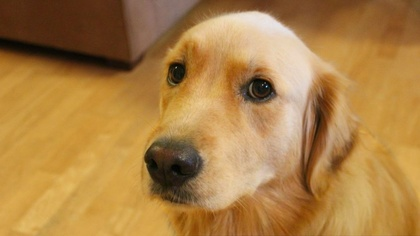
%> input picture Exercise/2017.10.31_Exercise_02/dog.jpg, 420 x 236 px, shrunk from 1280 x 720 before the run
$ octave --eval "result = integration_CPBD(imread('../../../Exercise/2017.10.31_Exercise_02/dog.jpg'));"   (GNU Octave 9; MATLAB toolbox functions it lacks are replaced by stand-ins)
%> lines starting %> are read from the running program, lines starting %| are printed output that depends on the picture; in (x1, y1, x2, y2) boxes, pixels count from 0 and x2, y2 are one past the last pixel; in counts of white or black regions, pixels touching at a corner belong together; the program's own positions count from 1
### Final_Project/Matlab Code/CPBD/CPBD_compute.m
%=====================================================================
% File: CPBD_compute.m
% Original code written by Niranjan D. Narvekar
% IVU Lab (http://ivulab.asu.edu)
% Last Revised: October 2009 by Niranjan D. Narvekar
%=====================================================================
% Copyright Notice:
% Copyright (c) 2009-2010 Arizona Board of Regents.
% All Rights Reserved.
% Contact: Lina Karam (karam@asu.edu) and Niranjan D. Narvekar (nnarveka@asu.edu)
% Image, Video, and Usabilty (IVU) Lab, ivulab.asu.edu
% Arizona State University
% This copyright statement may not be removed from this file or from
% modifications to this file.
% This copyright notice must also be included in any file or product
% that is derived from this source file.
%
% Redistribution and use of this code in source and binary forms,
% with or without modification, are permitted provided that the
% following conditions are met:
% - Redistribution's of source code must retain the above copyright
% notice, this list of conditions and the following disclaimer.
% - Redistribution's in binary form must reproduce the above copyright
% notice, this list of conditions and the following disclaimer in the
% documentation and/or other materials provided with the distribution.
% - The Image, Video, and Usability Laboratory (IVU Lab,
% http://ivulab.asu.edu) is acknowledged in any publication that
% reports research results using this code, copies of this code, or
% modifications of this code.
% The code and our papers are to be cited in the bibliography as:
%
% The code and our papers are to be cited in the bibliography as:
%
% N.D. Narvekar and L. J. Karam, "CPBD Sharpness Metric Software",
% http://ivulab.asu.edu/Quality/CPBD
%
% N.D. Narvekar and L. J. Karam, "A No-Reference Perceptual Image Sharpness
% Metric Based on a Cumulative Probability of Blur Detection,"
% International Workshop on Quality of Multimedia Experience (QoMEX 2009),
% pp. 87-91, July 2009.
%
% N. D. Narvekar and L. J. Karam, "An Improved No-Reference Sharpness Metric Based on the
% Probability of Blur Detection," International Workshop on Video Processing and Quality Metrics
% for Consumer Electronics (VPQM), http://www.vpqm.org, January 2010.
%
% DISCLAIMER:
% This software is provided by the copyright holders and contributors
% "as is" and any express or implied warranties, including, but not
% limited to, the implied warranties of merchantability and fitness for
% a particular purpose are disclaimed. In no event shall the Arizona
% Board of Regents, Arizona State University, IVU Lab members, or
% contributors be liable for any direct, indirect, incidental, special,
% exemplary, or consequential damages (including, but not limited to,
% procurement of substitute goods or services; loss of use, data, or
% profits; or business interruption) however caused and on any theory
% of liability, whether in contract, strict liability, or tort
% (including negligence or otherwise) arising in any way out of the use
% of this software, even if advised of the possibility of such damage.
%

%%%%%%%%%%%%%%%%%%%%%%%%%%%%%%%%%%%%%%%%%%%%%%%%%%%%%%%%%%%%%%%%%%%%%%%%%%%
% function      : CPBD_compute
% description   : This function computes the CPBD metric which determines
%                 the amount of sharpness of the image. Larger the metric
%                 value, sharper the image.
%%%%%%%%%%%%%%%%%%%%%%%%%%%%%%%%%%%%%%%%%%%%%%%%%%%%%%%%%%%%%%%%%%%%%%%%%%%

function [sharpness_metric] = CPBD_compute(input_image)

%%%%%%%%%%%% pre-processing %%%%%%%%%%%%
% convert to gray scale if color image
[x y z] = size(input_image);
if z > 1
    input_image = rgb2gray(input_image);
end
% convert the image to double for further processing
input_image = double(input_image);
% get the size of image
[m,n] = size(input_image);

%%%%%%%%%%%% parameters %%%%%%%%%%%%
% threshold to characterize blocks as edge/non-edge blocks
threshold = 0.002;
% fitting parameter
beta = 3.6;
% block size
rb = 64;
rc = 64;
% maximum block indices
max_blk_row_idx = floor(m/rb);
max_blk_col_idx = floor(n/rc);
% just noticeable widths based on the perceptual experiments
%widthjnb = [5*ones(1,57) 3*ones(1,200)];
widthjnb = [5*ones(1,51) 3*ones(1,205)];

%%%%%%%%%%%% initialization %%%%%%%%%%%%
% arrays and variables used during the calculations
total_num_edges = 0;
hist_pblur = zeros(1,101);
cum_hist = zeros(1,101);

%%%%%%%%%%%% edge detection %%%%%%%%%%%%
% edge detection using canny and sobel canny edge detection is done to
% classify the blocks as edge or non-edge blocks and sobel edge
% detection is done for the purpose of edge width measurement.

input_image_canny_edge = edge(input_image,'canny');
input_image_sobel_edge = edge(input_image,'Sobel',[2],'vertical');

%%%%%%%%%%%% edge width calculation %%%%%%%%%%%%
[width] = marziliano_method(input_image_sobel_edge, input_image);

%%%%%%%%%%%% sharpness metric calculation %%%%%%%%%%%%
% loop over the blocks
for i=1:max_blk_row_idx
    for j=1:max_blk_col_idx

        % get the row and col indices for the block pixel positions
        rows = (rb*(i-1)+1):(rb*i);
        cols = (rc*(j-1)+1):(rc*j);
        % decide whether the block is an edge block or not
        decision = get_edge_blk_decision(input_image_canny_edge(rows,cols), threshold);

        % process the edge blocks
        if (decision==1)

            % get the edge widths of the detected edges for the block
            local_width = width(rows,cols);
            local_width = local_width(local_width ~= 0);

            % find the contrast for the block
            blk_contrast = blkproc(double(input_image(rows,cols)),[rb rc],@get_contrast_block)+1;
            % get the block Wjnb based on block contrast
            blk_jnb = widthjnb(blk_contrast);
            % calculate the probability of blur detection at the edges
            % detected in the block
            prob_blur_detection = 1 - exp(-abs(local_width./blk_jnb).^beta);

            % update the statistics using the block information
            for k = 1:numel(local_width)
                % update the histogram
                temp_index = round(prob_blur_detection(k)* 100) + 1;
                hist_pblur(temp_index) = hist_pblur(temp_index) + 1;
                % update the total number of edges detected
                total_num_edges = total_num_edges + 1;
            end
        end
    end
end

% normalize the pdf
if(total_num_edges ~=0)
    hist_pblur = hist_pblur / total_num_edges;
else
    hist_pblur = zeros(size(hist_pblur));
end

% calculate the sharpness metric
sharpness_metric = sum(hist_pblur(1:64));


%%%%%%%%%%%%%%%%%%%%%%%%%%%%%%%%%%%%%%%%%%%%%%%%%%%%%%%%%%%%%%%%%%%%%%%%%%%
% function      : marziliano_method
% description   : This function calculates the edge-widths of the detected
%                 edges and returns an matrix as big as the image with 0's
%                 at non-edge locations and edge-widths at the edge
%                 locations.
%%%%%%%%%%%%%%%%%%%%%%%%%%%%%%%%%%%%%%%%%%%%%%%%%%%%%%%%%%%%%%%%%%%%%%%%%%%

function [edge_width_map] = marziliano_method(E, A)

% edge_width_map consists of zero and non-zero values. A zero value
% indicates that there is no edge at that position and a non-zero value
% indicates that there is an edge at that position and the value itself
% gives the edge width
edge_width_map = zeros(size(A));

% converting the image to type double
A = double(A);

% find the gradient for the image
[Gx Gy] = gradient(A);

% dimensions of the image
[M N] = size(A);

% initializing the matrix to empty which holds the angle information of the
% edges
angle_A = [];

% calculate the angle of the edges
 for m=1:M
     for n=1:N
            if (Gx(m,n)~=0)
                angle_A(m,n) = atan2(Gy(m,n),Gx(m,n))*(180/pi); % in degrees
            end
            if (Gx(m,n)==0 && Gy(m,n)==0)
                angle_A(m,n) = 0;
            end
            if (Gx(m,n)==0 && Gy(m,n)==pi/2)
              angle_A(m,n) = 90;
            end
     end
 end


if(numel(angle_A) ~= 0)

    % quantize the angle
    angle_Arnd = 45*round(angle_A./45);

    count = 0;
    for m=2:M-1
        for n=2:N-1
            if (E(m,n)==1)

                %%%%%%%%%%%%%%%%%%%% If gradient angle = 180 or -180 %%%%%%%%%%%%%%%%%%%%%%
                if (angle_Arnd(m,n) ==180 || angle_Arnd(m,n) ==-180)
                    count = count + 1;
                    for k=0:100
                        posy1 = n-1 -k;
                        posy2 = n-2 -k;
                        if ( posy2<=0)
                            break;
                        end

                        if ((A(m,posy2) - A(m,posy1))<=0)
                            break;
                        end
                    end
                    width_count_side1 = k + 1 ;
                    for k=0:100
                        negy1 = n+1 + k;
                        negy2 = n+2 + k;

                        if (negy2>N)
                            break;
                        end

                        if ((A(m,negy2) - A(m,negy1))>=0)
                            break;
                        end

                    end
                    width_count_side2 = k + 1 ;

                    edge_width_map(m,n) = width_count_side1+width_count_side2;

                end


                %%%%%%%%%%%%%%%%%%%% If gradient angle = 0 %%%%%%%%%%%%%%%%%%%%%%
                if (angle_Arnd(m,n) ==0)
                    count = count + 1;
                    for k=0:100
                        posy1 = n+1 +k;
                        posy2 = n+2 +k;
                        if ( posy2>N)
                            break;
                        end

                        if ((A(m,posy2) - A(m,posy1))<=0)
                            break;
                        end
                    end
                    width_count_side1 = k + 1 ;
                    for k=0:100
                        negy1 = n-1 - k;
                        negy2 = n-2 - k;

                        if (negy2<=0)
                            break;
                        end

                        if ((A(m,negy2) - A(m,negy1))>=0)
                            break;
                        end

                    end
                    width_count_side2 = k + 1 ;
                    edge_width_map(m,n) = width_count_side1+width_count_side2;
                end

            end
        end
    end
end


%%%%%%%%%%%%%%%%%%%%%%%%%%%%%%%%%%%%%%%%%%%%%%%%%%%%%%%%%%%%%%%%%%%%%%%%%%%
% function      : get_edge_blk_decision
% description   : Gives a decision whether the block is edge block or not.
%%%%%%%%%%%%%%%%%%%%%%%%%%%%%%%%%%%%%%%%%%%%%%%%%%%%%%%%%%%%%%%%%%%%%%%%%%%

% [6 lines left out: function get_edge_blk_decision, not called in this run]


%%%%%%%%%%%%%%%%%%%%%%%%%%%%%%%%%%%%%%%%%%%%%%%%%%%%%%%%%%%%%%%%%%%%%%%%%%%
% function      : get_contrast_block
% description   : Returns the contrast of the block.
%%%%%%%%%%%%%%%%%%%%%%%%%%%%%%%%%%%%%%%%%%%%%%%%%%%%%%%%%%%%%%%%%%%%%%%%%%%

% [6 lines left out: function get_contrast_block, not called in this run]

### Final_Project/Matlab Code/CPBD/integration_CPBD.m
function output = integration_CPBD(input)
    input_g1 = imgaussfilt(input, 0.4);
    input_g2 = imgaussfilt(input, 0.8);
    input_g3 = imgaussfilt(input, 1.2);
    input_g4 = imgaussfilt(input, 1.6);
    input_g5 = imgaussfilt(input, 2.0);
    input_g6 = imgaussfilt(input, 2.4);
    input_g7 = imgaussfilt(input, 2.8);
    input_g8 = imgaussfilt(input, 3.2);
    input_g9 = imgaussfilt(input, 3.6);
    input_g10 = imgaussfilt(input, 4.0);

    CPBD = CPBD_compute(uint8(input));
%> in CPBD_compute, `input_image = rgb2gray(input_image);`:
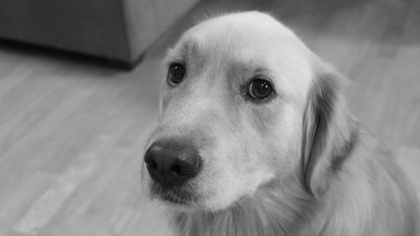
%> input_image: size 236x420 uint8; min 1, max 231, mean 135
%> in CPBD_compute, `input_image_canny_edge = edge(input_image,'canny');`:
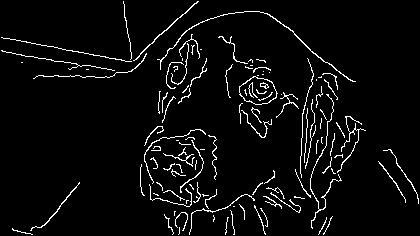
%> input_image_canny_edge: size 236x420 logical; 4.5% white in thin lines or dots
%> in CPBD_compute, `input_image_sobel_edge = edge(input_image,'Sobel',[2],'vertical');`: input_image_sobel_edge: size 236x420 logical; 12.5% white in thin lines or dots
%> after the loop in marziliano_method, `for m=2:M-1`: count = 5683; negy1 = 394; negy2 = 395; posy1 = 389; posy2 = 388; width_count_side1 = 2; width_count_side2 = 3
%> after the loop in CPBD_compute, `for i=1:max_blk_row_idx`: blk_contrast = 131; blk_jnb = 3; hist_pblur = 101 values, max 1564 at index 101, min 0 at index 1, mean 39.01; local_width = 394 values, max 18 at index 172, min 2 at index 7, mean 6.4; prob_blur_detection = 394 values, max 1 at index 2, min 0.207 at index 7, mean 0.849; temp_index = 95; total_num_edges = 3940
%> in CPBD_compute, `hist_pblur = hist_pblur / total_num_edges;`: hist_pblur = 101 values, max 0.397 at index 101, min 0 at index 1, mean 0.0099
%> in CPBD_compute, `sharpness_metric = sum(hist_pblur(1:64));`: sharpness_metric = 0.489
%> CPBD = 0.489
    CPBD_1 = CPBD_compute(uint8(input_g1));
%> in CPBD_compute (call 2), `input_image_canny_edge = edge(input_image,'canny');`: input_image_canny_edge: size 236x420 logical; 4.5% white in thin lines or dots
%> in CPBD_compute (call 2), `input_image_sobel_edge = edge(input_image,'Sobel',[2],'vertical');`:
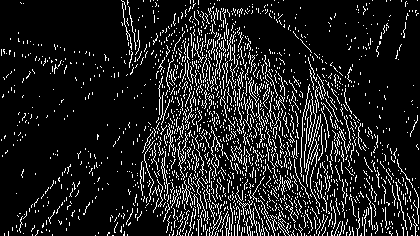
%> input_image_sobel_edge: size 236x420 logical; 12.2% white in thin lines or dots
%> after the loop in CPBD_compute (call 2), `for i=1:max_blk_row_idx`: hist_pblur = 101 values, max 1660 at index 101, min 0 at index 1, mean 38.14; local_width = 391 values, max 20 at index 171, min 2 at index 6, mean 6.55; prob_blur_detection = 391 values, max 1 at index 1, min 0.207 at index 6, mean 0.858; total_num_edges = 3852
%> in CPBD_compute (call 2), `hist_pblur = hist_pblur / total_num_edges;`: hist_pblur = 101 values, max 0.431 at index 101, min 0 at index 1, mean 0.0099
%> in CPBD_compute (call 2), `sharpness_metric = sum(hist_pblur(1:64));`: sharpness_metric = 0.46
%> CPBD_1 = 0.46
    CPBD_2 = CPBD_compute(uint8(input_g2));
%> in CPBD_compute (call 3), `input_image_canny_edge = edge(input_image,'canny');`: input_image_canny_edge: size 236x420 logical; 3.9% white in thin lines or dots, all inside (x1, y1, x2, y2) = (1, 1, 364, 235)
%> in CPBD_compute (call 3), `input_image_sobel_edge = edge(input_image,'Sobel',[2],'vertical');`: input_image_sobel_edge: size 236x420 logical; 8.4% white in thin lines or dots
%> in marziliano_method (call 3), `[Gx Gy] = gradient(A);`:
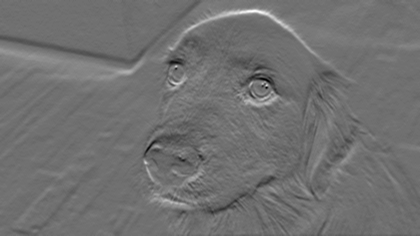
%> Gy: size 236x420 double; min -31, max 39.5, mean 0.3; drawn with min black and max white
%> after the loop in marziliano_method (call 3), `for m=2:M-1`:
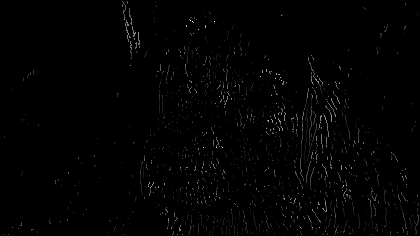
%> edge_width_map: size 236x420 double; min 0, max 36, mean 0.3; drawn with min black and max white
%> after the loop in marziliano_method (call 3), `for m=2:M-1`: count = 4080; negy2 = 411; posy1 = 401; posy2 = 400; width_count_side1 = 7; width_count_side2 = 2
%> CPBD_2 = 0.195
    CPBD_3 = CPBD_compute(uint8(input_g3));
%> in CPBD_compute (call 4), `input_image_canny_edge = edge(input_image,'canny');`: input_image_canny_edge: size 236x420 logical; 3.4% white in thin lines or dots, all inside (x1, y1, x2, y2) = (1, 1, 363, 235)
%> in CPBD_compute (call 4), `input_image_sobel_edge = edge(input_image,'Sobel',[2],'vertical');`: input_image_sobel_edge: size 236x420 logical; 6.4% white in thin lines or dots
%> after the loop in marziliano_method (call 4), `for m=1:M`:
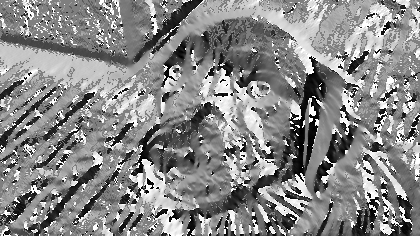
%> angle_A: size 236x420 double; min -179, max 180, mean 12.5; drawn with min black and max white
%> after the loop in marziliano_method (call 4), `for m=2:M-1`:
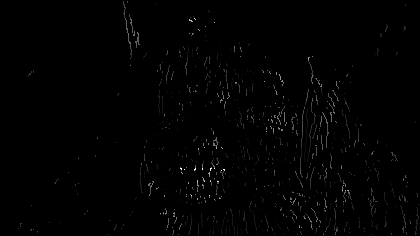
%> edge_width_map: size 236x420 double; min 0, max 48, mean 0.4; drawn with min black and max white
%> after the loop in marziliano_method (call 4), `for m=2:M-1`: count = 3206; negy1 = 411; negy2 = 410; posy1 = 420; posy2 = 421; width_count_side1 = 4; width_count_side2 = 5
%> CPBD_3 = 0.0655
    CPBD_4 = CPBD_compute(uint8(input_g4));
%> CPBD_4 = 0.0317
    CPBD_5 = CPBD_compute(uint8(input_g5));
%> CPBD_5 = 0.0239
    CPBD_6 = CPBD_compute(uint8(input_g6));
%> CPBD_6 = 0.00773
    CPBD_7 = CPBD_compute(uint8(input_g7));
%> CPBD_7 = 0
    CPBD_8 = CPBD_compute(uint8(input_g8));
%> CPBD_8 = 0
    CPBD_9 = CPBD_compute(uint8(input_g9));
%> CPBD_9 = 0
    CPBD_10 = CPBD_compute(uint8(input_g10));
%> CPBD_10 = 0

    output = [CPBD, CPBD_1, CPBD_2, CPBD_3, CPBD_4, CPBD_5, CPBD_6, CPBD_7, CPBD_8, CPBD_9, CPBD_10];
%> output = [0.489 0.46 0.195 0.0655 0.0317 0.0239 0.00773 0 0 0 0]
%> `result = integration_CPBD(imread('../../../Exercise/2017.10.31_Exercis..`: result has the same summary as output in integration_CPBD
end
